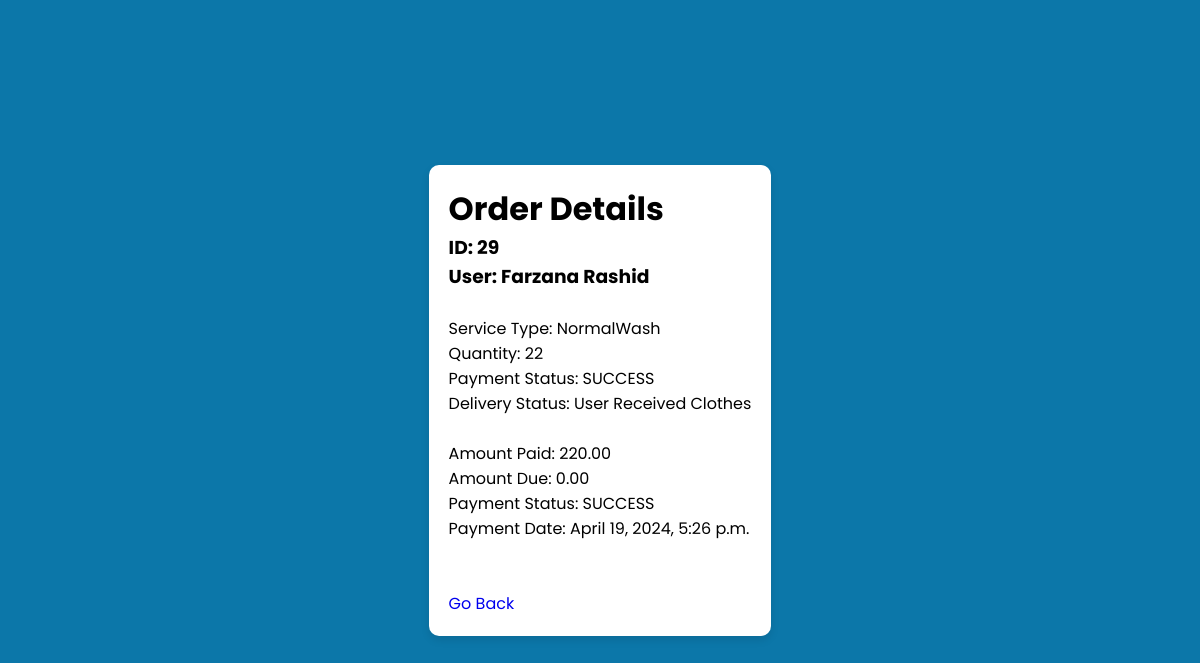
The app's page /view_details/29/ with its own data.
### userModule/models.py (models this page shows, shortened)
class Orderstbl(models.Model):
    SERVICE_TYPE_CHOICES = [
        ('Dryclean', 'Dryclean'),
        ('NormalWash', 'NormalWash'),
    ]
    user = models.ForeignKey(Usertbl, on_delete=models.CASCADE, null=False)
    service_type = models.CharField(max_length=20, choices=SERVICE_TYPE_CHOICES, null=False)
    quantity = models.IntegerField()
    amount = models.IntegerField()
    expected_delivery_date = models.DateField()
    payment_completed = models.BooleanField(default=False)
    delivery_status = models.CharField(max_length=100, blank=True, null=True)

class Usertbl(models.Model):
    USER_TYPE_CHOICES = [
        ('USER', 'user'),
        ('STAFF', 'staff'),
        ('ADMIN', 'admin'),
    ]
    user = models.OneToOneField(User, on_delete=models.CASCADE)
    usertype = models.CharField(max_length=10, choices=USER_TYPE_CHOICES)
    username = models.TextField(max_length=255, blank=False)
    useremail = models.EmailField(max_length=254, unique=True, blank=False, null=False)
    is_staff = models.BooleanField(default=False)  # New Field For Host
    is_admin = models.BooleanField(default=False)  # New Field For Admin

class Payment(models.Model):
    PAYMENT_STATUS_CHOICES = [
        ('SUCCESS', 'Success'),
        ('PENDING', 'Pending'),
        ('FAILED', 'Failed'),
    ]
    order = models.ForeignKey(Orderstbl, on_delete=models.CASCADE, null=False)
    amount_paid = models.DecimalField(max_digits=10, decimal_places=2, validators=[MinValueValidator(0)])
    due_amount = models.DecimalField(max_digits=10, decimal_places=2, validators=[MinValueValidator(0)], default=0.0)
    payment_status = models.CharField(max_length=10, choices=PAYMENT_STATUS_CHOICES, default='PENDING')
    payment_date = models.DateTimeField(auto_now_add=True)

### userModule/views.py (the view)
# urls.py: path('view_details/<int:order_id>/', view_details, name='view_details'),
def view_details(request, order_id):
    order = Orderstbl.objects.get(pk=order_id)
    user = order.user
    payment = Payment.objects.filter(order=order).first()  # Assuming there's only one payment per order
    context = {
        'order': order,
        'user': user,
        'payment': payment,
    }
    return render(request, 'userM/view_details.html', context)

### templates/userM/view_details.html (shortened to what this page needs)
{% extends 'base.html'%}
{% load static %}
{% block extrahead %}
<link rel="stylesheet" href="{% static 'css/invoice.css' %}">
{% endblock extrahead %}
{% block content %}
<div class="card">
    <div class="order-details">
        <h1>Order Details</h1>
        <h3>ID: {{ order.id }}</h3>
        <h3>User: {{ order.user.username }}</h3>
        <br>
        <p>Service Type: {{ order.service_type }}</p>
        <p>Quantity: {{ order.quantity }}</p>
        <p>Payment Status: {{ order.payment_set.first.payment_status }}</p>
        <p>Delivery Status: {{ order.delivery_status }}</p>
    </div>
    <br>
    <div class="payment-info">
        <p>Amount Paid: {{ payment.amount_paid }}</p>
        <p>Amount Due: {{ payment.due_amount }}</p>
        <p>Payment Status: {{ payment.payment_status }}</p>
        <p>Payment Date: {{ payment.payment_date }}</p>
    </div>
    <br>
    <br>
    <div class="submit">
        <a href="{% url 'staff_page' %}">Go Back</a>
    </div>
</div>
<section class="sticky">
    <div class="bubbles">
    </div>
</section>
{% endblock content %}

### static/css/invoice.css (style rules this page uses)
* { margin: 0; padding: 0; box-sizing: border-box; text-decoration: none; font-family: 'Poppins', sans-serif; }
body { display: flex; flex-direction: row; align-content: center; justify-content: center; align-items: center; height: 100vh; background-image: url(./third.jpg); }
body, html { width: 100%; height: 100%; }
body { margin: 0; padding: 0; background: #0c77a9; }
.bubbles { position: absolute; width: 100%; height: 100%; z-index: -2; overflow: hidden; top: 0; left: 0; }
.card { background-color: #ffffff; border-radius: 10px; box-shadow: 0 4px 8px rgba(0, 0, 0, 0.1); padding: 20px; margin: 20px; }

### records on screen
Orderstbl: id "29", user.username "Farzana Rashid", service_type "NormalWash", quantity "22", payment_set.first.payment_status "SUCCESS", delivery_status "User Received Clothes"
Payment: amount_paid "220.00", due_amount "0.00", payment_status "SUCCESS", payment_date "April 19, 2024, 5:26 p.m."
